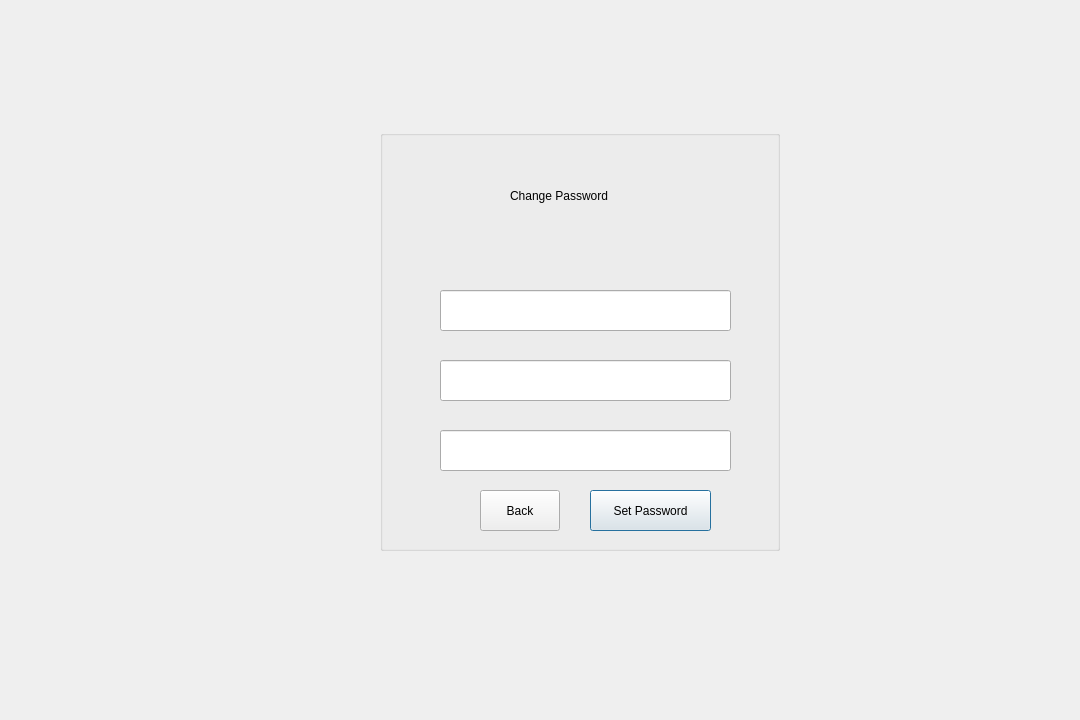
<?xml version="1.0" encoding="UTF-8"?>
<ui version="4.0">
 <class>changepassemp</class>
 <widget class="QDialog" name="changepassemp">
  <property name="geometry">
   <rect>
    <x>0</x>
    <y>0</y>
    <width>1080</width>
    <height>720</height>
   </rect>
  </property>
  <property name="windowTitle">
   <string>Dialog</string>
  </property>
  <widget class="QGroupBox" name="groupBox">
   <property name="geometry">
    <rect>
     <x>380</x>
     <y>130</y>
     <width>400</width>
     <height>421</height>
    </rect>
   </property>
   <property name="title">
    <string/>
   </property>
   <widget class="QLabel" name="label_cpwd">
    <property name="geometry">
     <rect>
      <x>130</x>
      <y>40</y>
      <width>221</width>
      <height>51</height>
     </rect>
    </property>
    <property name="text">
     <string>Change Password</string>
    </property>
   </widget>
   <widget class="QLineEdit" name="lineEdit_curpwdemp">
    <property name="geometry">
     <rect>
      <x>60</x>
      <y>160</y>
      <width>291</width>
      <height>41</height>
     </rect>
    </property>
   </widget>
   <widget class="QLineEdit" name="lineEdit_newpwdemp">
    <property name="geometry">
     <rect>
      <x>60</x>
      <y>230</y>
      <width>291</width>
      <height>41</height>
     </rect>
    </property>
    <property name="echoMode">
     <enum>QLineEdit::Password</enum>
    </property>
   </widget>
   <widget class="QLineEdit" name="lineEdit_cfnewpwdemp">
    <property name="geometry">
     <rect>
      <x>60</x>
      <y>300</y>
      <width>291</width>
      <height>41</height>
     </rect>
    </property>
    <property name="echoMode">
     <enum>QLineEdit::Password</enum>
    </property>
   </widget>
   <widget class="QLabel" name="label_cpwd_2">
    <property name="geometry">
     <rect>
      <x>20</x>
      <y>20</y>
      <width>111</width>
      <height>111</height>
     </rect>
    </property>
    <property name="text">
     <string/>
    </property>
   </widget>
   <widget class="QPushButton" name="pushButton_setpassemp">
    <property name="geometry">
     <rect>
      <x>210</x>
      <y>360</y>
      <width>121</width>
      <height>41</height>
     </rect>
    </property>
    <property name="text">
     <string>Set Password</string>
    </property>
   </widget>
   <widget class="QPushButton" name="pushButton_back1">
    <property name="geometry">
     <rect>
      <x>100</x>
      <y>360</y>
      <width>80</width>
      <height>41</height>
     </rect>
    </property>
    <property name="text">
     <string>Back</string>
    </property>
   </widget>
  </widget>
 </widget>
 <resources/>
 <connections/>
</ui>
